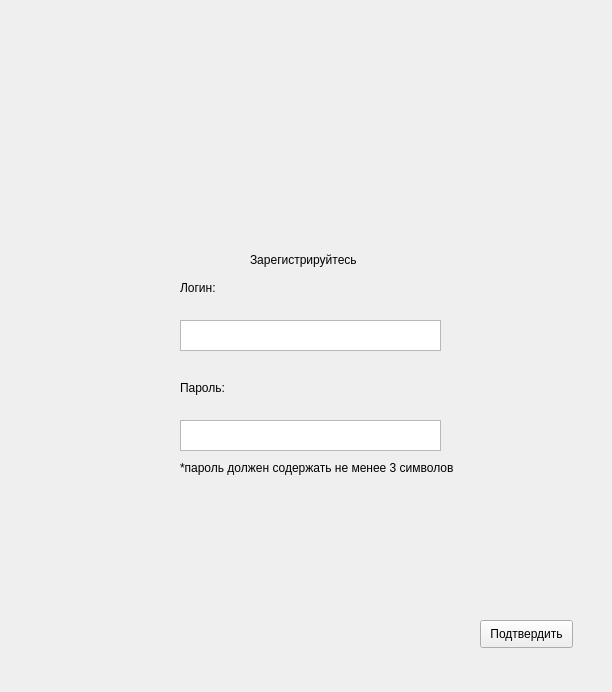
<?xml version="1.0" encoding="UTF-8"?>
<ui version="4.0">
 <class>Form</class>
 <widget class="QWidget" name="Form">
  <property name="geometry">
   <rect>
    <x>0</x>
    <y>0</y>
    <width>612</width>
    <height>692</height>
   </rect>
  </property>
  <property name="windowTitle">
   <string>Регистрация</string>
  </property>
  <widget class="QLabel" name="label_photo">
   <property name="geometry">
    <rect>
     <x>1</x>
     <y>1</y>
     <width>612</width>
     <height>692</height>
    </rect>
   </property>
   <property name="text">
    <string/>
   </property>
  </widget>
  <widget class="QLabel" name="label">
   <property name="geometry">
    <rect>
     <x>180</x>
     <y>280</y>
     <width>121</width>
     <height>16</height>
    </rect>
   </property>
   <property name="text">
    <string>Логин:</string>
   </property>
  </widget>
  <widget class="QTextEdit" name="textEdit_login">
   <property name="geometry">
    <rect>
     <x>180</x>
     <y>320</y>
     <width>261</width>
     <height>31</height>
    </rect>
   </property>
  </widget>
  <widget class="QLabel" name="label_2">
   <property name="geometry">
    <rect>
     <x>180</x>
     <y>380</y>
     <width>111</width>
     <height>16</height>
    </rect>
   </property>
   <property name="text">
    <string>Пароль:</string>
   </property>
  </widget>
  <widget class="QTextEdit" name="textEdit_password">
   <property name="geometry">
    <rect>
     <x>180</x>
     <y>420</y>
     <width>261</width>
     <height>31</height>
    </rect>
   </property>
  </widget>
  <widget class="QLabel" name="label_3">
   <property name="geometry">
    <rect>
     <x>180</x>
     <y>460</y>
     <width>301</width>
     <height>16</height>
    </rect>
   </property>
   <property name="text">
    <string>*пароль должен содержать не менее 3 символов</string>
   </property>
  </widget>
  <widget class="QPushButton" name="btn_ok">
   <property name="geometry">
    <rect>
     <x>480</x>
     <y>620</y>
     <width>93</width>
     <height>28</height>
    </rect>
   </property>
   <property name="text">
    <string>Подтвердить</string>
   </property>
  </widget>
  <widget class="QLabel" name="label_4">
   <property name="geometry">
    <rect>
     <x>250</x>
     <y>250</y>
     <width>131</width>
     <height>20</height>
    </rect>
   </property>
   <property name="text">
    <string>Зарегистрируйтесь</string>
   </property>
  </widget>
 </widget>
 <resources/>
 <connections/>
</ui>
